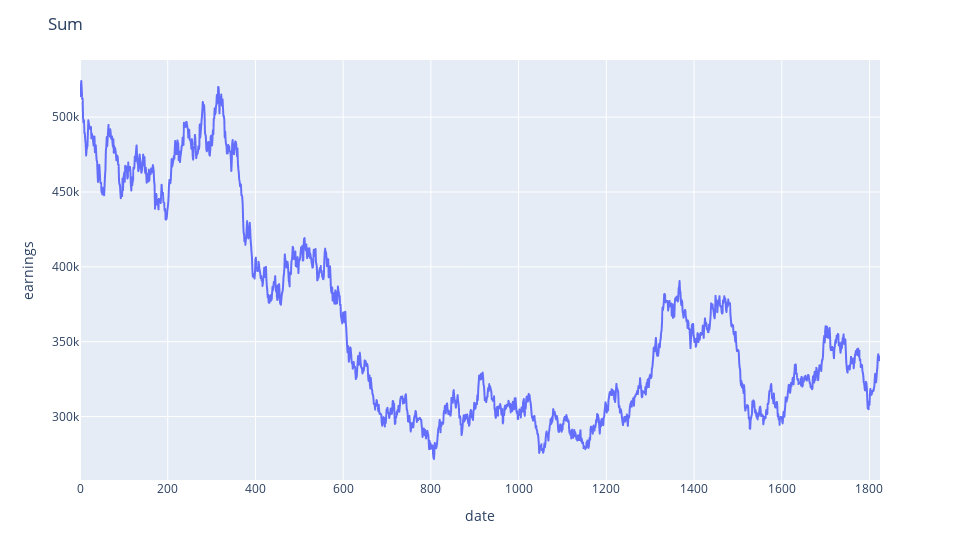

The notebook cell saved with this chart:
### Code cell
fig = px.line(df3, y=0)
fig.update_layout(title=f'Sum', xaxis_title='date', yaxis_title='earnings', width=960)
fig.show()

### Figure 1 — Plotly figure (JSON) as saved in the notebook; plotly's stock layout.template omitted (floating-point values rounded to 4 significant figures; data arrays with more than 128 entries replaced by an {"elided": "..."} marker saying what was removed)
{"data": [{"hovertemplate": "index=%{x}<br>0=%{y}<extra></extra>", "legendgroup": "", "line": {"color": "#636efa", "dash": "solid"}, "mode": "lines", "name": "", "showlegend": false, "type": "scattergl", "x": {"elided": "1825 int values"}, "xaxis": "x", "y": {"elided": "1825 float values"}, "yaxis": "y"}], "layout": {"legend": {"tracegroupgap": 0}, "margin": {"t": 60}, "title": {"text": "Sum"}, "width": 960, "xaxis": {"anchor": "y", "domain": [0, 1], "title": {"text": "date"}}, "yaxis": {"anchor": "x", "domain": [0, 1], "title": {"text": "earnings"}}}}
